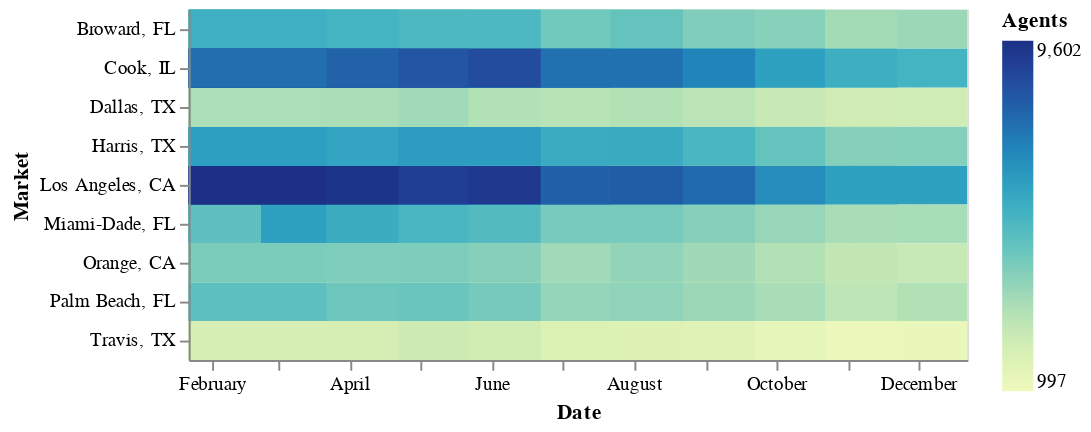

This figure's notebook cell:
### Code cell
chart = alt.Chart(df).mark_rect().encode(
    x='Date:T',
    y='Market:N',
    color='Agents:Q',
    tooltip=['Agents']
)
chart
